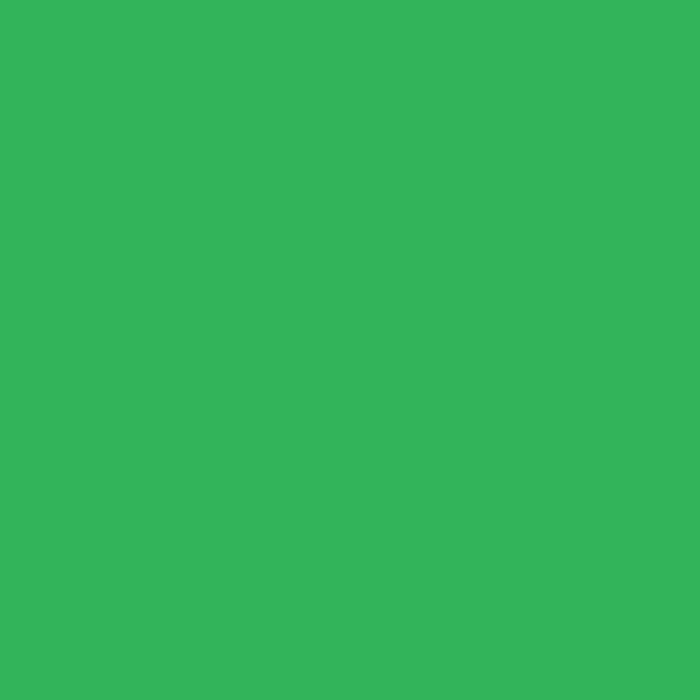
Frame 1 (no input)
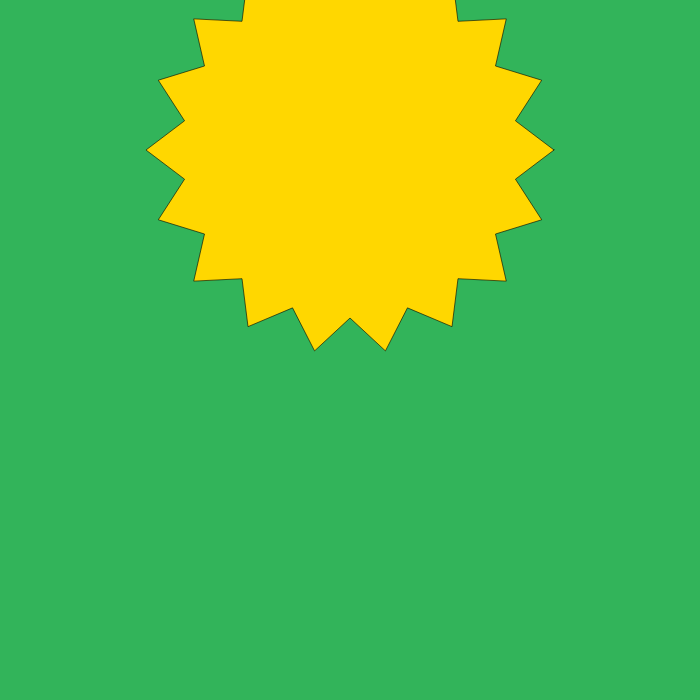
Frame 60 (no input)
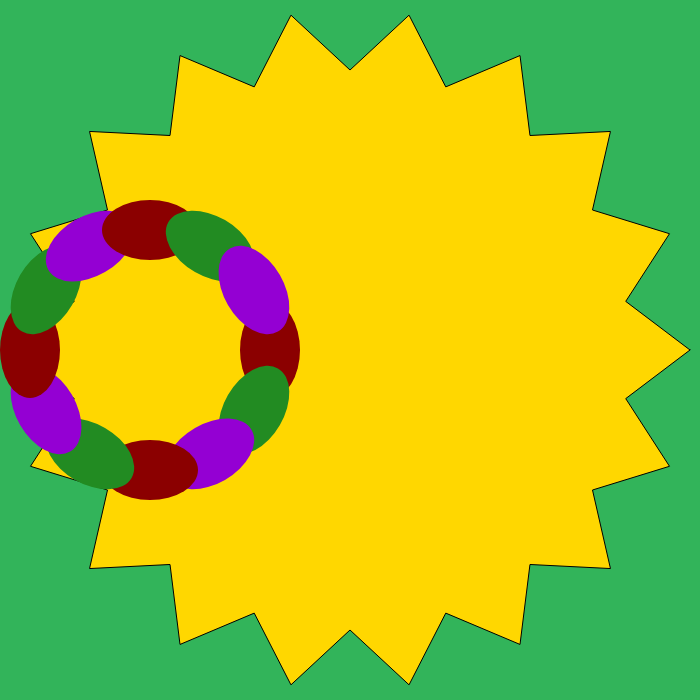
Frame 120 (the mouse pressed at the canvas centre since frame 60)

The p5.js sketch that drew these frames (run headless with seeded random() and noise() and a simulated clock; from frame 60 on, the mouse is pressed at the canvas centre):

// p5.js sketch
// ── sketch.js
let stage = 0; 
let flowers = [];

function setup() {
  createCanvas(700, 700);
  angleMode(DEGREES);
  textAlign(CENTER, CENTER);
}

function draw() {
  background(50, 180, 90); // bright green background

  translate(width / 2, height / 2);

  // Control stage timings
  if (frameCount > 30) stage = 1;
  if (frameCount > 90) stage = 2;
  if (frameCount > 150) stage = 3;
  if (frameCount > 210) stage = 4;
  if (frameCount > 270) stage = 5;
  if (frameCount > 330) stage = 6; // flower shower stage

  // Stage 1: Outer zigzag star
  if (stage >= 1) {
    let t = constrain((frameCount - 30) / 60, 0, 1);
    push();
    translate(0, lerp(-400, 0, t));
    scale(lerp(0.2, 1, t));
    drawZigzagRing(280, 340, [color(255, 215, 0), color(255, 69, 0)]);
    pop();
  }

  // Stage 2: Petals
  if (stage >= 2) {
    let t = constrain((frameCount - 90) / 60, 0, 1);
    push();
    translate(lerp(-400, 0, t), 0);
    scale(lerp(0.2, 1, t));
    drawPetals(200, 12, [color(139, 0, 0), color(34, 139, 34), color(148, 0, 211)]);
    pop();
  }

  // Stage 3: Rings
  if (stage >= 3) {
    let t = constrain((frameCount - 150) / 60, 0, 1);
    push();
    translate(lerp(400, 0, t), 0);
    scale(lerp(0.2, 1, t));
    drawRing(140, [color(75, 0, 130), color(255, 255, 0), color(255, 165, 0)]);
    drawRing(100, [color(255, 0, 0), color(0, 128, 0), color(255, 255, 255)]);
    pop();
  }

  // Stage 4: Center segmented circle
  if (stage >= 4) {
    let t = constrain((frameCount - 210) / 60, 0, 1);
    push();
    translate(0, lerp(400, 0, t));
    scale(lerp(0.2, 1, t));
    drawSegmentCircle(60, 12, color(255, 140, 0), color(128, 0, 0));
    pop();
  }

  // Stage 5: Text with pop
  if (stage >= 5) {
    let t = constrain((frameCount - 270) / 40, 0, 1);
    let s = lerp(0.2, 1.2, t);
    if (t === 1) s = 1;
    push();
    scale(s);
    fill(255, 223, 0); // golden yellow
    stroke(128, 0, 128); // dark purple outline
    strokeWeight(3);
    textSize(48);
    textStyle(BOLD);
    text("TinkerOnam", 0, 0);
    pop();
  }

  // Stage 6: Flower shower
  if (stage >= 6) {
    spawnFlowers();
    for (let i = flowers.length - 1; i >= 0; i--) {
      flowers[i].update();
      flowers[i].show();
      if (flowers[i].offscreen()) {
        flowers.splice(i, 1);
      }
    }
  }
}

// ---------------- HELPER FUNCTIONS ----------------

// Draw ring with repeating colors
function drawRing(r, cols) {
  let n = cols.length;
  strokeWeight(30);
  noFill();
  for (let i = 0; i < n; i++) {
    stroke(cols[i]);
    arc(0, 0, r * 2, r * 2, (360 / n) * i, (360 / n) * (i + 1));
  }
}

// Draw petals around a circle
function drawPetals(r, count, cols) {
  let step = 360 / count;
  for (let i = 0; i < count; i++) {
    let c = cols[i % cols.length];
    fill(c);
    noStroke();
    push();
    rotate(i * step);
    ellipse(r, 0, 100, 160);
    pop();
  }
}

// Draw center segmented circle
function drawSegmentCircle(r, count, c1, c2) {
  let step = 360 / count;
  for (let i = 0; i < count; i++) {
    fill(i % 2 == 0 ? c1 : c2);
    noStroke();
    arc(0, 0, r * 2, r * 2, i * step, (i + 1) * step, PIE);
  }
}

// Outer zigzag layer
function drawZigzagRing(innerR, outerR, cols) {
  let points = 36;
  let step = 360 / points;
  beginShape();
  for (let i = 0; i <= points; i++) {
    let angle = i * step;
    let rad = i % 2 == 0 ? outerR : innerR;
    let x = cos(angle) * rad;
    let y = sin(angle) * rad;
    fill(cols[i % cols.length]);
    stroke(0);
    vertex(x, y);
  }
  endShape(CLOSE);
}

// ---------------- FLOWER SHOWER ----------------
class Flower {
  constructor(x, y, col) {
    this.x = x;
    this.y = y;
    this.col = col;
    this.size = random(12, 22);
    this.speed = random(1, 2);
    this.angle = random(0, 360);
  }

  update() {
    this.y += this.speed;
    this.x += sin(frameCount / 10 + this.angle) * 0.5; // wiggle
  }

  show() {
    push();
    noStroke();
    fill(this.col);
    translate(this.x - width / 2, this.y - height / 2); // back to canvas coords
    for (let i = 0; i < 6; i++) {
      ellipse(0, 0 - this.size / 2, this.size / 2, this.size);
      rotate(60);
    }
    fill(255, 200, 0); // yellow center
    ellipse(0, 0, this.size / 2);
    pop();
  }

  offscreen() {
    return this.y > height + 20;
  }
}

function spawnFlowers() {
  if (frameCount % 10 === 0) {
    let x = random(0, width);
    let col = random([color(255, 105, 180), color(255, 255, 0)]); // pink & yellow
    flowers.push(new Flower(x, -20, col));
  }
}

// ── Index.html
<!DOCTYPE html>
<html lang="en">
<head>
  <meta charset="UTF-8">
  <title>Pookalam Design</title>
  <!-- Import p5.js library -->
  <script src="https://cdnjs.cloudflare.com/ajax/libs/p5.js/1.4.0/p5.js"></script>
  <script src="sketch.js"></script>
</head>
<body>
</body>
</html>
